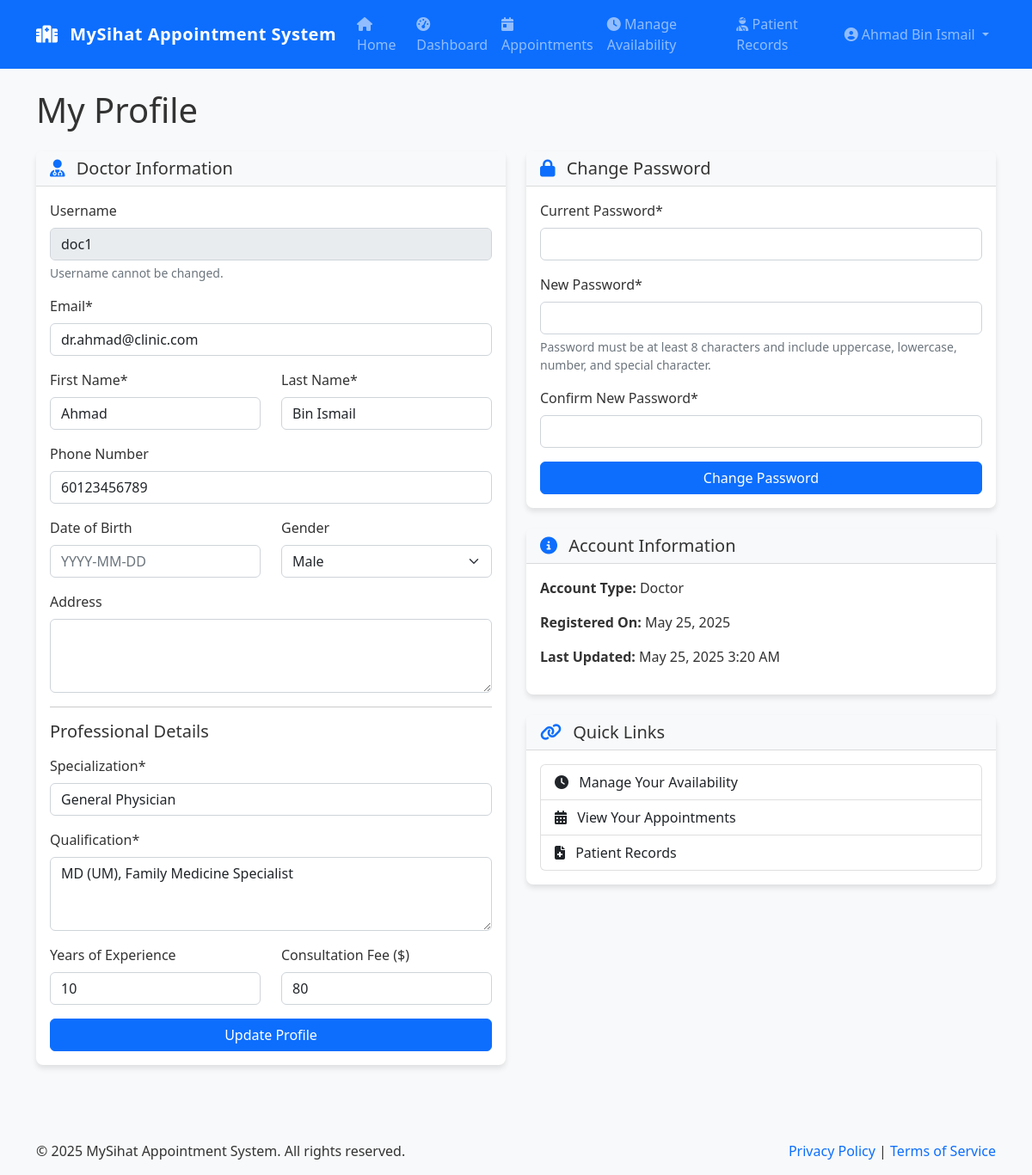
The app's page /doctor/profile.php (signed in) with its own data.
### tables this page shows
CREATE TABLE users (
        id INTEGER PRIMARY KEY AUTOINCREMENT,
        username TEXT NOT NULL UNIQUE,
        password TEXT NOT NULL,
        email TEXT NOT NULL UNIQUE,
        first_name TEXT NOT NULL,
        last_name TEXT NOT NULL,
        role TEXT NOT NULL CHECK(role IN ('patient', 'doctor', 'admin')),
        phone TEXT,
        address TEXT,
        date_of_birth TEXT,
        gender TEXT CHECK(gender IN ('male', 'female', 'other')),
        created_at TIMESTAMP DEFAULT CURRENT_TIMESTAMP,
        updated_at TIMESTAMP DEFAULT CURRENT_TIMESTAMP
    );

CREATE TABLE doctor_details (
        id INTEGER PRIMARY KEY AUTOINCREMENT,
        user_id INTEGER NOT NULL,
        specialization TEXT NOT NULL,
        qualification TEXT NOT NULL,
        experience_years INTEGER,
        consultation_fee REAL,
        FOREIGN KEY (user_id) REFERENCES users(id) ON DELETE CASCADE
    );

### includes/db.php (called while the page is built, shortened)
<?php
class Database {
    private static $instance = null;
    private $conn;
    private function __construct() {
        try {
            $dbDir = dirname(DB_PATH);
            $this->conn = new PDO(
                "sqlite:" . DB_PATH,
                null,
                null,
                [
                    PDO::ATTR_ERRMODE => PDO::ERRMODE_EXCEPTION,
                    PDO::ATTR_DEFAULT_FETCH_MODE => PDO::FETCH_ASSOC,
                    PDO::ATTR_EMULATE_PREPARES => false
                ]
            );
            $this->conn->exec('PRAGMA foreign_keys = ON;');
        } catch (PDOException $e) {
            error_log("Database Connection Error: " . $e->getMessage());
            die("Database connection failed. Please try again later.");
        }
    }
    public static function getInstance() {
        if (self::$instance === null) {
            self::$instance = new self();
        }
        return self::$instance;
    }
    public function query($sql, $params = []) {
        try {
            $stmt = $this->conn->prepare($sql);
            $stmt->execute($params);
            return $stmt;
        } catch (PDOException $e) {
            error_log("Query Error: " . $e->getMessage() . " - SQL: " . $sql);
            throw new Exception("Database query failed. Please try again later.");
        }
    }
    public function fetchOne($sql, $params = []) {
        $stmt = $this->query($sql, $params);
        return $stmt->fetch();
    }
}

### includes/functions.php (called while the page is built, shortened)
<?php
require_once 'db.php';
function getCurrentUserId() {
    return isset($_SESSION['user_id']) ? $_SESSION['user_id'] : null;
}
function formatDate($date, $format = 'M j, Y') {
    return date($format, strtotime($date));
}

### doctor/profile.php (the view, shortened to what this page needs)
<?php
require_once '../includes/db.php';
require_once '../includes/functions.php';
require_once '../includes/auth.php';
$userId = getCurrentUserId();
$db = Database::getInstance();
$errors = [];
try {
    $user = $db->fetchOne("SELECT * FROM users WHERE id = ?", [$userId]);
    $doctorDetails = $db->fetchOne("SELECT * FROM doctor_details WHERE user_id = ?", [$userId]);
} catch (Exception $e) {
    error_log("Profile error: " . $e->getMessage());
    setFlashMessage('error', 'An error occurred while retrieving your profile.', 'danger');
    redirect('../index.php');
}
include '../includes/header.php';
?>
<div class="row">
    <div class="col-md-12">
        <h1 class="mb-4">My Profile</h1>
        <div class="row">
            <div class="col-md-6">
                <div class="card mb-4">
                    <div class="card-header">
                        <h5 class="mb-0">
                            <i class="fas fa-user-md text-primary me-2"></i>
                            Doctor Information
                        </h5>
                    </div>
                    <div class="card-body">
                        <form method="post" action="<?php echo $_SERVER['PHP_SELF']; ?>">
                            <div class="mb-3">
                                <label for="username" class="form-label">Username</label>
                                <input type="text" class="form-control" id="username" value="<?php echo $user['username']; ?>" disabled>
                                <div class="form-text">Username cannot be changed.</div>
                            </div>
                            <div class="mb-3">
                                <label for="email" class="form-label">Email*</label>
                                <input type="email" class="form-control <?php echo isset($errors['email']) ? 'is-invalid' : ''; ?>" id="email" name="email" value="<?php echo $user['email']; ?>" required>
                            </div>
                            <div class="row mb-3">
                                <div class="col-md-6">
                                    <label for="first_name" class="form-label">First Name*</label>
                                    <input type="text" class="form-control <?php echo isset($errors['first_name']) ? 'is-invalid' : ''; ?>" id="first_name" name="first_name" value="<?php echo $user['first_name']; ?>" required>
                                </div>
                                <div class="col-md-6">
                                    <label for="last_name" class="form-label">Last Name*</label>
                                    <input type="text" class="form-control <?php echo isset($errors['last_name']) ? 'is-invalid' : ''; ?>" id="last_name" name="last_name" value="<?php echo $user['last_name']; ?>" required>
                                </div>
                            </div>
                            <div class="mb-3">
                                <label for="phone" class="form-label">Phone Number</label>
                                <input type="tel" class="form-control" id="phone" name="phone" value="<?php echo $user['phone']; ?>">
                            </div>
                            <div class="row mb-3">
                                <div class="col-md-6">
                                    <label for="date_of_birth" class="form-label">Date of Birth</label>
                                    <input type="text" class="form-control datepicker-dob" id="date_of_birth" name="date_of_birth" value="<?php echo $user['date_of_birth']; ?>" placeholder="YYYY-MM-DD">
                                </div>
                                <div class="col-md-6">
                                    <label for="gender" class="form-label">Gender</label>
                                    <select class="form-select" id="gender" name="gender">
                                        <option value="male" <?php echo $user['gender'] === 'male' ? 'selected' : ''; ?>>Male</option>
                                    </select>
                                </div>
                            </div>
                            <div class="mb-3">
                                <label for="address" class="form-label">Address</label>
                                <textarea class="form-control" id="address" name="address" rows="3"><?php echo $user['address']; ?></textarea>
                            </div>
                            <hr>
                            <h5 class="mb-3">Professional Details</h5>
                            <div class="mb-3">
                                <label for="specialization" class="form-label">Specialization*</label>
                                <input type="text" class="form-control <?php echo isset($errors['specialization']) ? 'is-invalid' : ''; ?>" id="specialization" name="specialization" value="<?php echo $doctorDetails['specialization']; ?>" required>
                            </div>
                            <div class="mb-3">
                                <label for="qualification" class="form-label">Qualification*</label>
                                <textarea class="form-control <?php echo isset($errors['qualification']) ? 'is-invalid' : ''; ?>" id="qualification" name="qualification" rows="3" required><?php echo $doctorDetails['qualification']; ?></textarea>
                            </div>
                            <div class="row mb-3">
                                <div class="col-md-6">
                                    <label for="experience_years" class="form-label">Years of Experience</label>
                                    <input type="number" class="form-control" id="experience_years" name="experience_years" value="<?php echo $doctorDetails['experience_years']; ?>" min="0">
                                </div>
                                <div class="col-md-6">
                                    <label for="consultation_fee" class="form-label">Consultation Fee ($)</label>
                                    <input type="number" class="form-control" id="consultation_fee" name="consultation_fee" value="<?php echo $doctorDetails['consultation_fee']; ?>" min="0" step="0.01">
                                </div>
                            </div>
                            <div class="d-grid">
                                <button type="submit" class="btn btn-primary">Update Profile</button>
                            </div>
                        </form>
                    </div>
                </div>
            </div>
            <div class="col-md-6">
                <div class="card">
                    <div class="card-header">
                        <h5 class="mb-0">
                            <i class="fas fa-lock text-primary me-2"></i>
                            Change Password
                        </h5>
                    </div>
                    <div class="card-body">
                        <form method="post" action="<?php echo $_SERVER['PHP_SELF']; ?>">
                            <div class="mb-3">
                                <label for="current_password" class="form-label">Current Password*</label>
                                <input type="password" class="form-control <?php echo isset($errors['current_password']) ? 'is-invalid' : ''; ?>" id="current_password" name="current_password" required>
                            </div>
                            <div class="mb-3">
                                <label for="new_password" class="form-label">New Password*</label>
                                <input type="password" class="form-control <?php echo isset($errors['new_password']) ? 'is-invalid' : ''; ?>" id="new_password" name="new_password" required>
                                <?php if (isset($errors['new_password'])): ?>
                                    <div class="invalid-feedback"><?php echo $errors['new_password']; ?></div>
                                <?php else: ?>
                                    <div class="form-text">Password must be at least 8 characters and include uppercase, lowercase, number, and special character.</div>
                                <?php endif; ?>
                            </div>
                            <div class="mb-3">
                                <label for="confirm_password" class="form-label">Confirm New Password*</label>
                                <input type="password" class="form-control <?php echo isset($errors['confirm_password']) ? 'is-invalid' : ''; ?>" id="confirm_password" name="confirm_password" required>
                            </div>
                            <div class="d-grid">
                                <button type="submit" class="btn btn-primary">Change Password</button>
                            </div>
                        </form>
                    </div>
                </div>
                <div class="card mt-4">
                    <div class="card-header">
                        <h5 class="mb-0">
                            <i class="fas fa-info-circle text-primary me-2"></i>
                            Account Information
                        </h5>
                    </div>
                    <div class="card-body">
                        <p><strong>Account Type:</strong> Doctor</p>
                        <p><strong>Registered On:</strong> <?php echo formatDate($user['created_at'], 'F j, Y'); ?></p>
                        <p><strong>Last Updated:</strong> <?php echo formatDate($user['updated_at'], 'F j, Y g:i A'); ?></p>
                    </div>
                </div>
                <div class="card mt-4">
                    <div class="card-header">
                        <h5 class="mb-0">
                            <i class="fas fa-link text-primary me-2"></i>
                            Quick Links
                        </h5>
                    </div>
                    <div class="card-body">
                        <div class="list-group">
                            <a href="availability.php" class="list-group-item list-group-item-action">
                                <i class="fas fa-clock me-2"></i> Manage Your Availability
                            </a>
                            <a href="appointments.php" class="list-group-item list-group-item-action">
                                <i class="fas fa-calendar-alt me-2"></i> View Your Appointments
                            </a>
                            <a href="patient_records.php" class="list-group-item list-group-item-action">
                                <i class="fas fa-file-medical me-2"></i> Patient Records
                            </a>
                        </div>
                    </div>
                </div>
            </div>
        </div>
    </div>
</div>
<?php include '../includes/footer.php'; ?>

### records on screen
users: username "doc1", email "dr.ahmad@clinic.com", first_name "Ahmad", last_name "Bin Ismail", phone "60123456789", gender "Male", created_at "May 25, 2025", formatDate($user['updated_at'], 'F j, Y g:i A') "May 25, 2025 3:20 AM"
doctor_details: specialization "General Physician", qualification "MD (UM), Family Medicine Specialist", experience_years "10", consultation_fee "80"

### other values on screen
SITE_NAME "MySihat Appointment System"
$_SESSION['full_name'] "Ahmad Bin Ismail"
